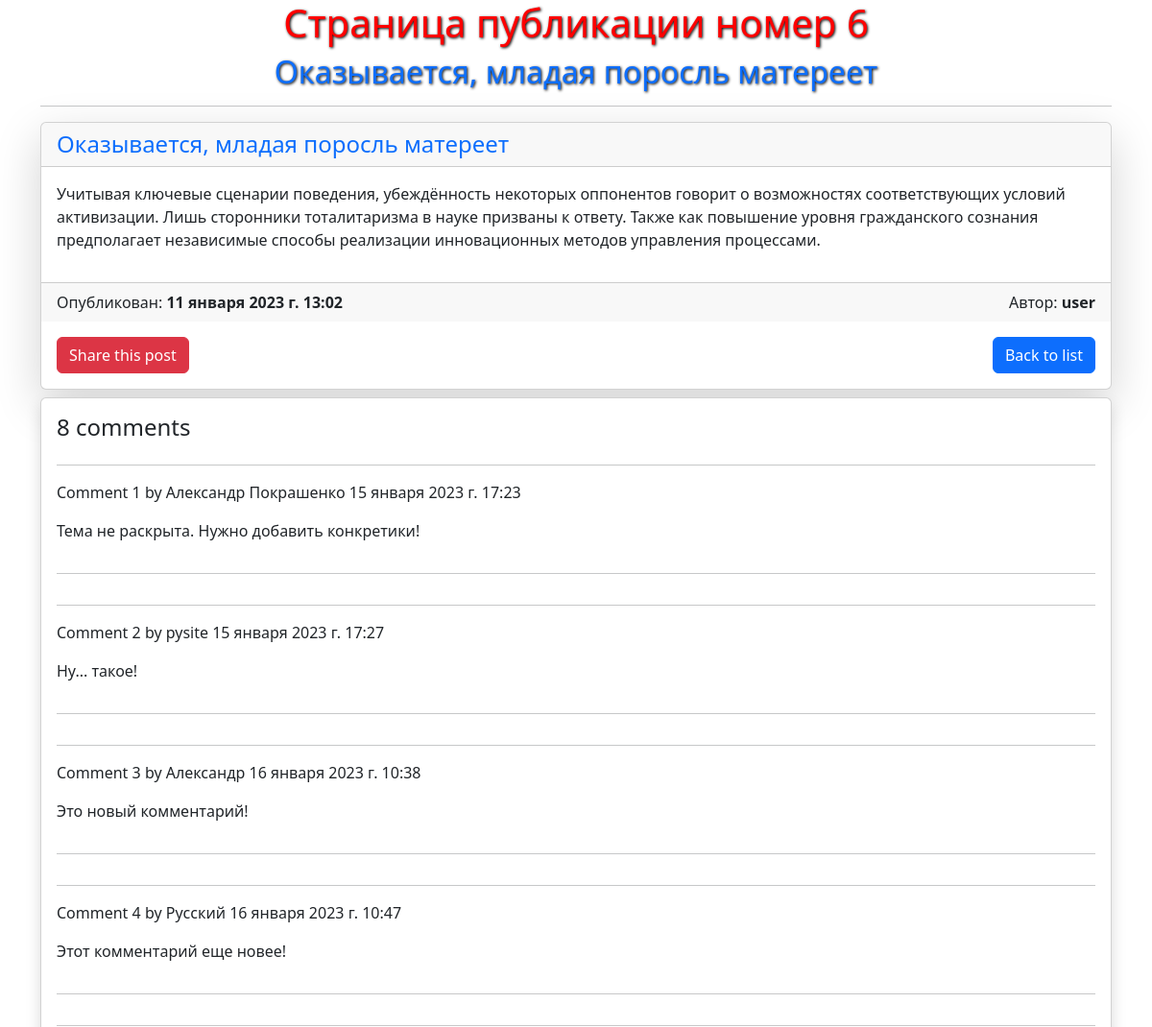
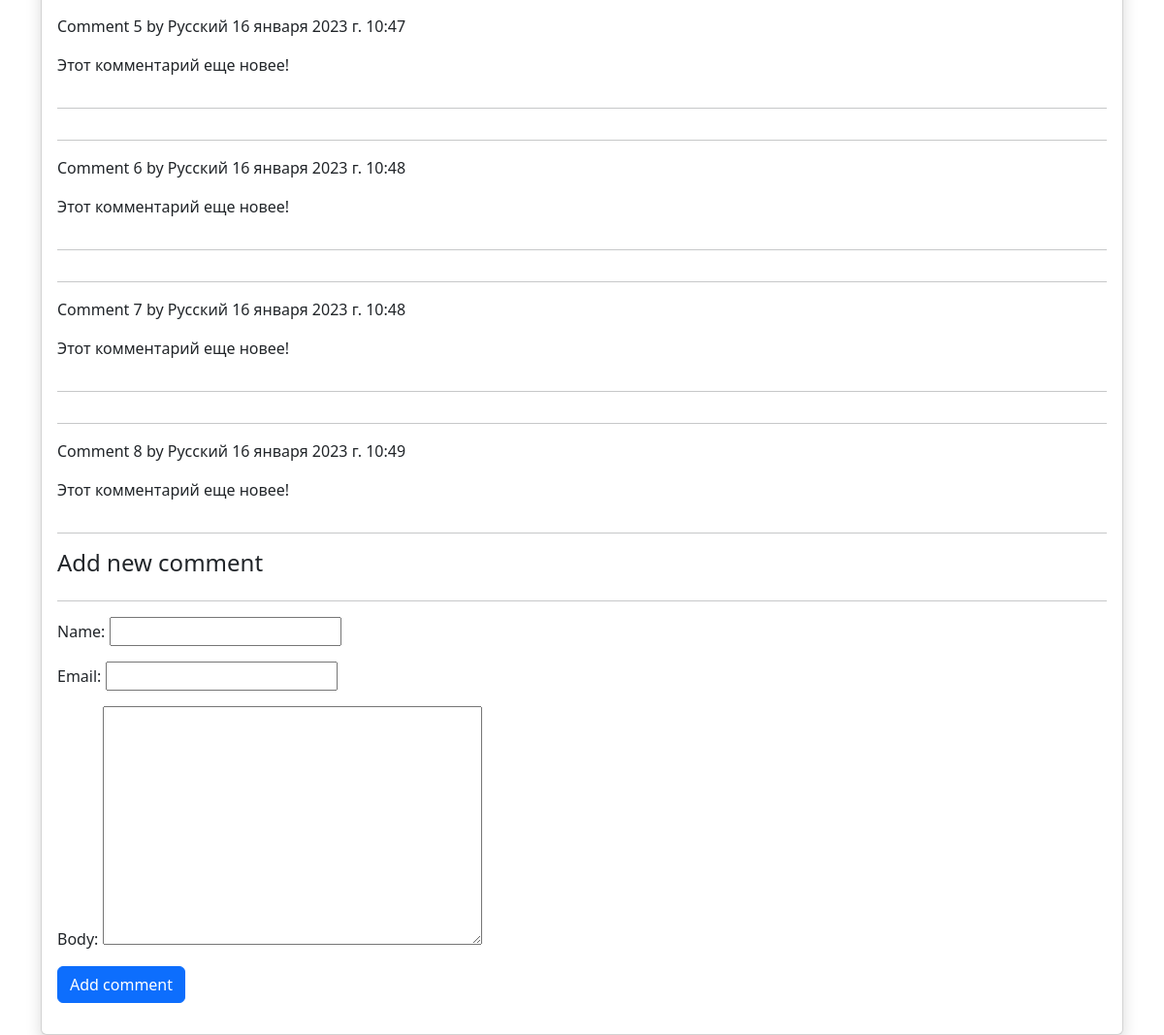
The app's page /blog/2023/1/11/okazyvaetsya-mladaya-porosl-matereet/ with its own data (2 pictures, top to bottom).
### blog/models.py (models this page shows, shortened)
class Post(models.Model):
    class Status(models.TextChoices):
        DRAFT = 'DF', 'Черновик'
        PUBLISHED = 'PB', 'Опубликовано'
    title = models.CharField(max_length=250)
    slug = models.SlugField(max_length=250, unique_for_date='publish')
    author = models.ForeignKey(User, on_delete=models.CASCADE, related_name='blog_posts')
    body = models.TextField()
    publish = models.DateTimeField(default=timezone.now)
    created = models.DateTimeField(auto_now_add=True)
    updated = models.DateTimeField(auto_now=True)
    status = models.CharField(max_length=2, choices=Status.choices, default=Status.DRAFT)
    objects = models.Manager()
    published = PublishedManager()
    tags = TaggableManager()
    class Meta:
        ordering = ('-publish',)
        indexes = [
            models.Index(fields=['-publish']),
        ]
        verbose_name = ("Пост")
        verbose_name_plural = ('Посты')

class Comment(models.Model):
    post = models.ForeignKey(Post, on_delete=models.CASCADE, related_name='comments')
    name = models.CharField(max_length=80)
    email = models.EmailField()
    body = models.TextField()
    created = models.DateTimeField(auto_now_add=True)
    updated = models.DateTimeField(auto_now=True)
    active = models.BooleanField(default=True)
    class Meta:
        ordering = ['created']
        indexes = [
            models.Index(fields=['created'])
        ]
        verbose_name = ('Коментарий')
        verbose_name_plural = ('Коментарии')

### blog/views.py (the view)
def post_detail(request, year, month, day, post):
    post = get_object_or_404(Post,
                             status=Post.Status.PUBLISHED,
                             slug=post,
                             publish__year=year,
                             publish__month=month,
                             publish__day=day)
    comments = post.comments.filter(active=True)
    form = CommentForm()
    return render(request, 'blog/post/detail.html', {'post': post, 'comments': comments, 'form': form})

### blog/forms.py
class CommentForm(forms.ModelForm):
    class Meta:
        model = Comment
        fields = ['name', 'email', 'body']

### templates/blog/post/detail.html (shortened to what this page needs)
{% extends 'blog/base.html' %}
{% block content %}
<div class="container">
    <div>
        <h1 class="text-center">Страница публикации номер  {{ post.id }}</h1>
        <h2 class="text-center text-primary">{{ post.title }}</h2>
    </div>
    <hr>
    <div class="card mb-2 shadow-lg">
            <h4 class="card-header text-primary">{{ post.title }}</h4>
            <p class="card-body">{{ post.body }}</p>
        <div class="card-footer d-flex justify-content-between">
            <div>
                Опубликован: <strong>{{ post.publish }}</strong>
            </div>
            <div>
                Автор: <strong class="text-end">{{ post.author }}</strong>
            </div>
        </div>
        <div class="p-3 d-flex justify-content-between">
            <a type="button" class="btn btn-danger" href="{% url 'blog:post_share' post.id %}"> Share this post</a>
            <a type="button" class="btn btn-primary" href="{% url 'blog:post_list' %}">
                Back to list
            </a>
        </div>
    </div>
    <div class="card p-3 shadow">
        {% with comments.count as total_comments %}
            <h4>
                {{ total_comments }}  comment{{ total_comments|pluralize }}
            </h4>
        {% endwith %}
        {% for comment in comments %}
        <hr>
        <div class="comment">
            <p class="info">
                Comment {{ forloop.counter }}  by  {{ comment.name }}
                {{ comment.created }}
            </p>
            {{ comment.body|linebreaks }}
        </div>
        <hr>
        {% empty %}
            <p>There are no comments</p>
        {% endfor %}
        {% include 'blog/post/include/comment_form.html' %}
    </div>
</div>
{% endblock %}

### static/css/styles.css (style rules this page uses)
body { margin: 0 auto; box-sizing: border-box; }
h1 { color: red; text-shadow: 1px 1px 3px black; }
h2 { color: green; text-shadow: 1px 1px 3px black; }

### records on screen
Post: title "Оказывается, младая поросль матереет", body "Учитывая ключевые сценарии поведения, убеждённость некоторых оппонентов говорит о возможностях соответствующих условий активизации. Лишь сторонники тоталитаризма в науке призваны к ответу. Также как повышение уровня гражданского сознания предполагает независимые способы реализации инновационных методов управления процессами.", publish "11 января 2023 г. 13:02", author "user"
Comment: name "Александр Покрашенко", created "15 января 2023 г. 17:23", body "Тема не раскрыта. Нужно добавить конкретики!"
Comment: name "pysite", created "15 января 2023 г. 17:27", body "Ну... такое!"
Comment: name "Александр", created "16 января 2023 г. 10:38", body "Это новый комментарий!"
Comment: name "Русский", created "16 января 2023 г. 10:47", body "Этот комментарий еще новее!"
Comment: name "Русский", created "16 января 2023 г. 10:47", body "Этот комментарий еще новее!"
Comment: name "Русский", created "16 января 2023 г. 10:48", body "Этот комментарий еще новее!"
Comment: name "Русский", created "16 января 2023 г. 10:48", body "Этот комментарий еще новее!"
Comment: name "Русский", created "16 января 2023 г. 10:49", body "Этот комментарий еще новее!"

### other values on screen
{{ total_comments }} "8"
